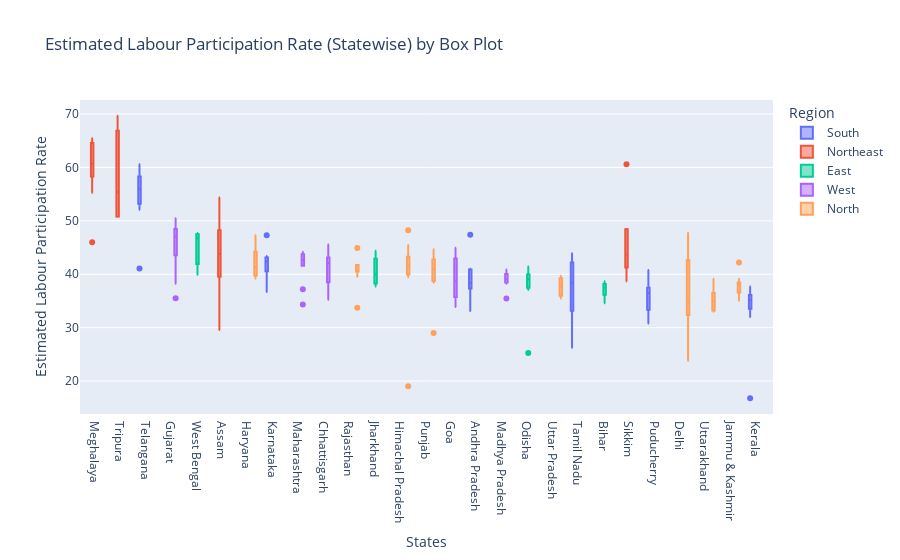

The notebook cell saved with this chart:
### Code cell
fg = px.box(data,x='States',y='Estimated Labour Participation Rate',color='Region',
            title='Estimated Labour Participation Rate (Statewise) by Box Plot',template='plotly')
fg.update_layout(xaxis={'categoryorder':'total descending'})
fg.show()

### Figure 1 — Plotly figure (JSON) as saved in the notebook; plotly's stock layout.template omitted (floating-point values rounded to 4 significant figures)
{"data": [{"alignmentgroup": "True", "hovertemplate": "Region=South<br>States=%{x}<br>Estimated Labour Participation Rate=%{y}<extra></extra>", "legendgroup": "South", "marker": {"color": "#636efa"}, "name": "South", "notched": false, "offsetgroup": "South", "orientation": "v", "showlegend": true, "type": "box", "x": ["Andhra Pradesh", "Andhra Pradesh", "Andhra Pradesh", "Andhra Pradesh", "Andhra Pradesh", "Andhra Pradesh", "Andhra Pradesh", "Andhra Pradesh", "Andhra Pradesh", "Andhra Pradesh", "Karnataka", "Karnataka", "Karnataka", "Karnataka", "Karnataka", "Karnataka", "Karnataka", "Karnataka", "Karnataka", "Karnataka", "Kerala", "Kerala", "Kerala", "Kerala", "Kerala", "Kerala", "Kerala", "Kerala", "Kerala", "Kerala", "Puducherry", "Puducherry", "Puducherry", "Puducherry", "Puducherry", "Puducherry", "Puducherry", "Puducherry", "Puducherry", "Puducherry", "Tamil Nadu", "Tamil Nadu", "Tamil Nadu", "Tamil Nadu", "Tamil Nadu", "Tamil Nadu", "Tamil Nadu", "Tamil Nadu", "Tamil Nadu", "Tamil Nadu", "Telangana", "Telangana", "Telangana", "Telangana", "Telangana", "Telangana", "Telangana", "Telangana", "Telangana", "Telangana"], "x0": " ", "xaxis": "x", "y": [41.02, 40.9, 39.18, 33.1, 36.46, 47.41, 38.91, 37.83, 37.47, 37.34, 42.18, 40.54, 41.14, 42.78, 43.43, 47.29, 42.55, 43.13, 36.66, 40.3, 37.12, 37.71, 32, 16.77, 34.11, 36.11, 36.1, 35.78, 34.6, 33.52, 37.46, 40.8, 34.49, 39.3, 33.19, 30.8, 36.64, 33.34, 36.84, 36.32, 41.96, 43.2, 43.91, 29.63, 26.23, 33.16, 40.13, 42.22, 36.77, 36.62, 59.25, 58.24, 58.31, 41.06, 55.43, 53.22, 52.1, 60.59, 54.94, 56.58], "y0": " ", "yaxis": "y"}, {"alignmentgroup": "True", "hovertemplate": "Region=Northeast<br>States=%{x}<br>Estimated Labour Participation Rate=%{y}<extra></extra>", "legendgroup": "Northeast", "marker": {"color": "#EF553B"}, "name": "Northeast", "notched": false, "offsetgroup": "Northeast", "orientation": "v", "showlegend": true, "type": "box", "x": ["Assam", "Assam", "Assam", "Assam", "Assam", "Assam", "Assam", "Assam", "Assam", "Assam", "Meghalaya", "Meghalaya", "Meghalaya", "Meghalaya", "Meghalaya", "Meghalaya", "Meghalaya", "Meghalaya", "Meghalaya", "Meghalaya", "Sikkim", "Sikkim", "Sikkim", "Sikkim", "Sikkim", "Sikkim", "Sikkim", "Sikkim", "Tripura", "Tripura", "Tripura", "Tripura", "Tripura", "Tripura", "Tripura", "Tripura", "Tripura", "Tripura"], "x0": " ", "xaxis": "x", "y": [52.98, 40.77, 46.73, 29.55, 48.26, 35.07, 40.88, 39.52, 54.38, 46.84, 65.49, 60.2, 64.74, 45.99, 55.24, 58.31, 62.96, 59.88, 64.6, 61.18, 60.59, 38.7, 44.88, 40.4, 48.32, 48.49, 42.54, 42.13, 69.69, 68.74, 66.89, 51.16, 50.81, 58.85, 50.78, 56.21, 50.77, 54.58], "y0": " ", "yaxis": "y"}, {"alignmentgroup": "True", "hovertemplate": "Region=East<br>States=%{x}<br>Estimated Labour Participation Rate=%{y}<extra></extra>", "legendgroup": "East", "marker": {"color": "#00cc96"}, "name": "East", "notched": false, "offsetgroup": "East", "orientation": "v", "showlegend": true, "type": "box", "x": ["Bihar", "Bihar", "Bihar", "Bihar", "Bihar", "Bihar", "Bihar", "Bihar", "Bihar", "Bihar", "Jharkhand", "Jharkhand", "Jharkhand", "Jharkhand", "Jharkhand", "Jharkhand", "Jharkhand", "Jharkhand", "Jharkhand", "Jharkhand", "Odisha", "Odisha", "Odisha", "Odisha", "Odisha", "Odisha", "Odisha", "Odisha", "Odisha", "Odisha", "West Bengal", "West Bengal", "West Bengal", "West Bengal", "West Bengal", "West Bengal", "West Bengal", "West Bengal", "West Bengal", "West Bengal"], "x0": " ", "xaxis": "x", "y": [37.72, 37.35, 38.69, 38.17, 38.16, 36.86, 36.14, 34.59, 38.35, 35.7, 42.92, 44.4, 39.34, 37.69, 37.92, 40.59, 38.27, 38.31, 41.04, 43.08, 39.44, 41.44, 39.62, 25.23, 37.04, 37.45, 38.69, 39.96, 38.63, 39.98, 47.35, 47.74, 47.27, 39.9, 41.92, 40.39, 46.17, 47.48, 47.73, 45.63], "y0": " ", "yaxis": "y"}, {"alignmentgroup": "True", "hovertemplate": "Region=West<br>States=%{x}<br>Estimated Labour Participation Rate=%{y}<extra></extra>", "legendgroup": "West", "marker": {"color": "#ab63fa"}, "name": "West", "notched": false, "offsetgroup": "West", "orientation": "v", "showlegend": true, "type": "box", "x": ["Chhattisgarh", "Chhattisgarh", "Chhattisgarh", "Chhattisgarh", "Chhattisgarh", "Chhattisgarh", "Chhattisgarh", "Chhattisgarh", "Chhattisgarh", "Chhattisgarh", "Goa", "Goa", "Goa", "Goa", "Goa", "Goa", "Goa", "Goa", "Goa", "Goa", "Gujarat", "Gujarat", "Gujarat", "Gujarat", "Gujarat", "Gujarat", "Gujarat", "Gujarat", "Gujarat", "Gujarat", "Madhya Pradesh", "Madhya Pradesh", "Madhya Pradesh", "Madhya Pradesh", "Madhya Pradesh", "Madhya Pradesh", "Madhya Pradesh", "Madhya Pradesh", "Madhya Pradesh", "Madhya Pradesh", "Maharashtra", "Maharashtra", "Maharashtra", "Maharashtra", "Maharashtra", "Maharashtra", "Maharashtra", "Maharashtra", "Maharashtra", "Maharashtra"], "x0": " ", "xaxis": "x", "y": [43.08, 45.58, 45.59, 35.58, 35.23, 38.48, 43.14, 42.97, 41.14, 40.82, 35.73, 38.38, 33.88, 44.97, 37.36, 42.21, 42.94, 43.76, 38.89, 34.3, 48.49, 50.11, 47.75, 35.5, 38.23, 45.96, 46.41, 43.55, 48.41, 50.49, 39.42, 39, 38.24, 35.45, 38.48, 40.04, 40.88, 40.08, 39.2, 38.47, 44.19, 43.8, 41.91, 34.32, 37.17, 42.71, 41.57, 42.49, 42.75, 43.75], "y0": " ", "yaxis": "y"}, {"alignmentgroup": "True", "hovertemplate": "Region=North<br>States=%{x}<br>Estimated Labour Participation Rate=%{y}<extra></extra>", "legendgroup": "North", "marker": {"color": "#FFA15A"}, "name": "North", "notched": false, "offsetgroup": "North", "orientation": "v", "showlegend": true, "type": "box", "x": ["Delhi", "Delhi", "Delhi", "Delhi", "Delhi", "Delhi", "Delhi", "Delhi", "Delhi", "Delhi", "Haryana", "Haryana", "Haryana", "Haryana", "Haryana", "Haryana", "Haryana", "Haryana", "Haryana", "Haryana", "Himachal Pradesh", "Himachal Pradesh", "Himachal Pradesh", "Himachal Pradesh", "Himachal Pradesh", "Himachal Pradesh", "Himachal Pradesh", "Himachal Pradesh", "Himachal Pradesh", "Himachal Pradesh", "Jammu & Kashmir", "Jammu & Kashmir", "Jammu & Kashmir", "Jammu & Kashmir", "Jammu & Kashmir", "Jammu & Kashmir", "Jammu & Kashmir", "Jammu & Kashmir", "Jammu & Kashmir", "Punjab", "Punjab", "Punjab", "Punjab", "Punjab", "Punjab", "Punjab", "Punjab", "Punjab", "Punjab", "Rajasthan", "Rajasthan", "Rajasthan", "Rajasthan", "Rajasthan", "Rajasthan", "Rajasthan", "Rajasthan", "Rajasthan", "Rajasthan", "Uttar Pradesh", "Uttar Pradesh", "Uttar Pradesh", "Uttar Pradesh", "Uttar Pradesh", "Uttar Pradesh", "Uttar Pradesh", "Uttar Pradesh", "Uttar Pradesh", "Uttar Pradesh", "Uttarakhand", "Uttarakhand", "Uttarakhand", "Uttarakhand", "Uttarakhand", "Uttarakhand", "Uttarakhand", "Uttarakhand", "Uttarakhand", "Uttarakhand"], "x0": " ", "xaxis": "x", "y": [47.79, 43.92, 42.65, 23.8, 28.91, 34.17, 33.97, 35.41, 35.59, 32.36, 43.36, 44.21, 39.63, 44.38, 40.39, 42.14, 39.77, 47.32, 39.2, 40.6, 45.5, 43.3, 41.04, 19.04, 42.7, 41.72, 48.25, 39.42, 41.54, 40.01, 42.2, 39.17, 38.18, 38.21, 37.24, 38.03, 36.66, 36.31, 35.05, 42.82, 41.72, 44.69, 28.99, 38.39, 40.18, 42.76, 41.99, 39.5, 38.75, 40.51, 41.77, 39.54, 33.71, 40.74, 41.38, 40.8, 41.71, 40.83, 44.92, 39.63, 39.23, 38.89, 39.73, 38.22, 37.29, 36.19, 35.96, 35.45, 35.49, 32.99, 36.48, 36.27, 33.23, 33.38, 33.06, 38.07, 35.9, 39.18, 34.03], "y0": " ", "yaxis": "y"}], "layout": {"autosize": true, "boxmode": "group", "legend": {"title": {"text": "Region"}, "tracegroupgap": 0}, "title": {"text": "Estimated Labour Participation Rate (Statewise) by Box Plot"}, "xaxis": {"anchor": "y", "autorange": true, "categoryorder": "total descending", "domain": [0, 1], "range": [-0.5924, 26.59], "title": {"text": "States"}, "type": "category"}, "yaxis": {"anchor": "x", "autorange": true, "domain": [0, 1], "range": [13.83, 72.63], "title": {"text": "Estimated Labour Participation Rate"}, "type": "linear"}}}
